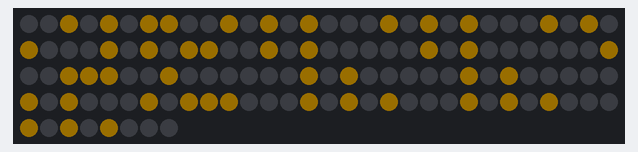
A program run on a simulated CircuitPython board. Parts: 128 RGB LEDs in strip order, left to right, continuing on the next row. Dim RGB values are drawn brighter than linear.

Above: at 0.2 s.
At 3.3 s:
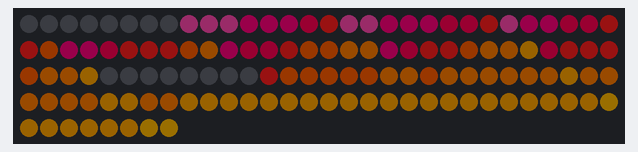

The program:

main.py
```python
import globalvariables

import time
import board
import neopixel

pixpin = board.A3
numpix = 128


strip = neopixel.NeoPixel(pixpin, numpix, brightness=0.1, auto_write=False)


def lookupColor(color,i):
    if color == 0:
        strip[i] = (0,0,0)
    elif color == 1:
        strip[i] = (100,100,100)

    elif color == 10:
        strip[i] = (255,77,175)

    elif color == 11:
        strip[i] = (252,0,128)

    elif color == 12:
        strip[i] = (252,0,83)

    elif color == 13:
        strip[i] = (252,37,37)

    elif color == 14:
        strip[i] = (255,96,0)

    elif color == 15:
        strip[i] = (255,129,0)
# your color 16 did not exist
    elif color == 16:
        strip[i] = (255,163,0)

    elif color == 17:
        strip[i] = (255,186,0)

    elif color == 99:
        strip[i] = (0,0,0)


# ----------------------------------------------------------------------------------------------------
# START DO NOT MODIFY THE CODE BETWEEN THE ---
# ----------------------------------------------------------------------------------------------------


def mix2MessagesD(nextMessage,duration,myMessageFront,myMessageBack,startingPoint):
    # start - show Message
    if globalvariables.myStart == 0:
        globalvariables.myStart = 1
        globalvariables.countToMaxLength = startingPoint


    # start - fixed message 4
    # remember to change globalvariables.message#
    i = 0
    for r in range(0,8):
        for c in range(0,8):
            color = myMessageBack[r][c]
            lookupColor(color,i)
            i += 1
    for r in range(0,8):
        for c in range(8,16):
            color = myMessageBack[r][c]
            lookupColor(color,i)
            i += 1


    i = 0
    for r in range(globalvariables.countToMaxLength,globalvariables.countToMaxLength+8):
        for c in range(0,8):
            if r >= 0:
                temp = r % len(myMessageFront)
                color = myMessageFront[temp][c]
                lookupColor(color,i)
            i += 1

    for r in range(globalvariables.countToMaxLength,globalvariables.countToMaxLength+8):
        for c in range(8,16):
            if r >= 0:
                temp = r % len(myMessageFront)
                color = myMessageFront[temp][c]
                lookupColor(color,i)
            i += 1

    strip.write()

    globalvariables.countToMaxLength -= 1
    globalvariables.durationCounter += 1
    if globalvariables.durationCounter > duration:
        globalvariables.countToMaxLength = 0
        globalvariables.myStart = 0
        globalvariables.durationCounter = 0
        globalvariables.messageID = nextMessage


def showMessage(nextMessage,duration,myMessage):
    # start - fixed message 4
    # remember to change globalvariables.message#
    i = 0
    for r in range(0,8):
        for c in range(0,8):
            color = myMessage[r][c]
            lookupColor(color,i)
            i += 1
    for r in range(0,8):
        for c in range(8,16):
            color = myMessage[r][c]
            lookupColor(color,i)
            i += 1
    strip.write()
    time.sleep(duration)

    # switch to next message
    globalvariables.messageID = nextMessage


# ----------------------------------------------------------------------------------------------------
# END DO NOT MODIFY THE CODE BETWEEN THE ---
# ----------------------------------------------------------------------------------------------------


while True:
    if globalvariables.messageID == 1:
        mix2MessagesD(2,8,globalvariables.message3,globalvariables.mask1,0)
    elif globalvariables.messageID == 2:
        showMessage(1,3,globalvariables.messageVSA)
```

Source omitted: balvariables.py (data table, 1954 bytes)
